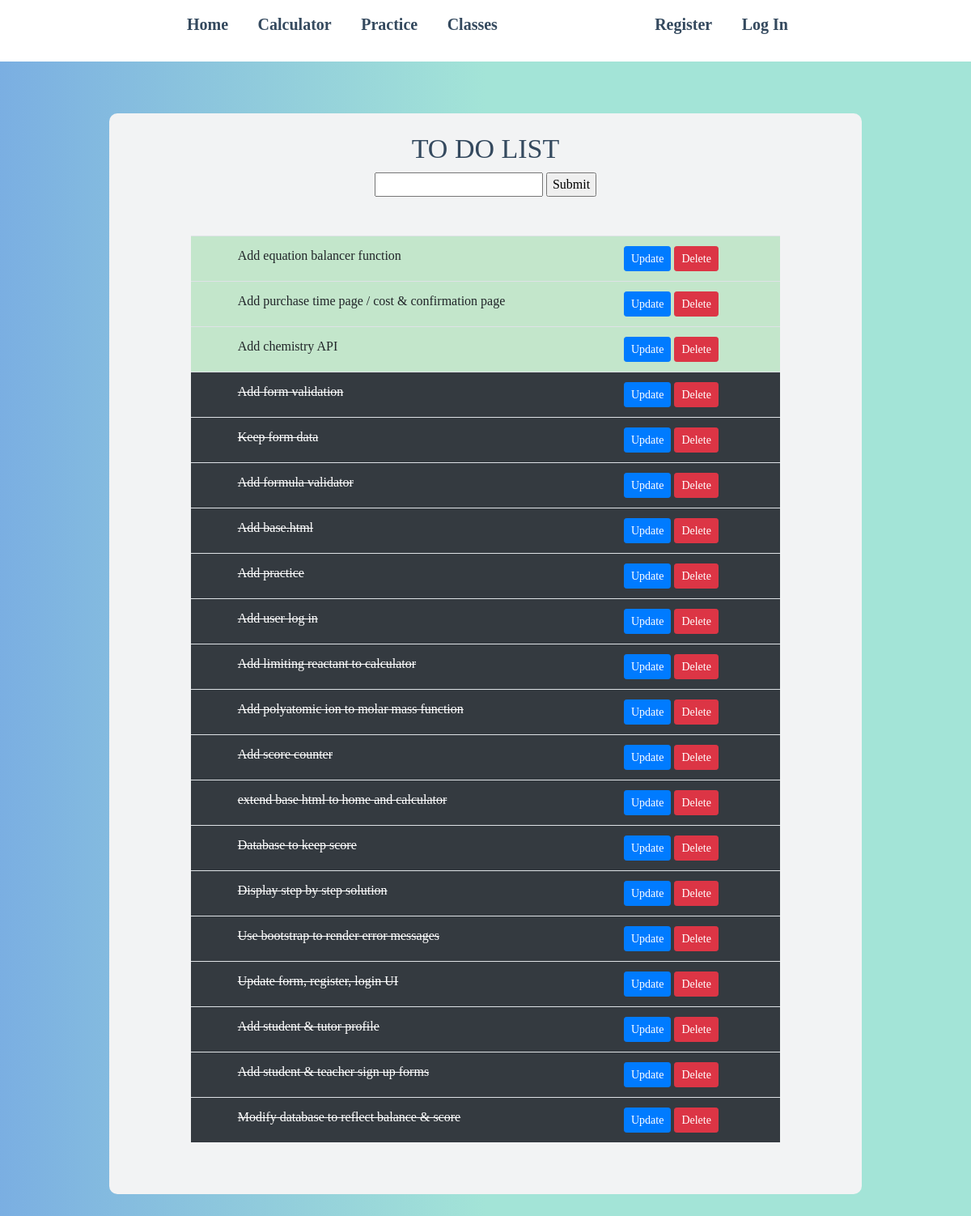
The page / on the database its author committed.
### todo/models.py (models this page shows)
class Tasks(models.Model):
    title = models.CharField(max_length=200)
    complete = models.BooleanField(default=False)
    def __str__(self):
        return self.title

### todo/views.py (the view)
# urls.py: 2. Add a URL to urlpatterns:  path('', views.home, name='home')
def home(request):
    task_completed = Tasks.objects.filter(complete=True)
    tasks = Tasks.objects.filter(complete=False)
    form = TaskForm()
    if request.method == "POST":
        form = TaskForm(request.POST)
        if form.is_valid():
            form.save()
            return redirect('/')
    context = {'tasks':tasks, 'form':form, 'task_completed': task_completed}
    return render(request, 'todo/home.html', context)

### todo/forms.py
class TaskForm(forms.ModelForm):
    class Meta:
        model = Tasks
        fields = '__all__'

### todo/templates/todo/home.html (shortened to what this page needs)
{% extends 'todo/base.html' %}
{% block content %}
    <h2>TO DO LIST</h2>
    <div class="col-md-10 mx-auto">
    <form method="POST" action="">
        {{form.title}}
        <input type="submit" name="add-task">
    </form>
    <table class="table mt-5">
    {% for tasks in tasks %}
    <tr>
        <th class="table-success">
            <div class="row">
            <div class="col-md-6 mx-auto text-left font-weight-normal">{{tasks}}</div>
            <div class="col-md-3 mx-auto"><a class="btn btn-primary btn-sm" href="{% url 'update-task' tasks.id %}">Update</a>
            <a class="btn btn-danger btn-sm" href="{% url 'delete-task' tasks.id %}">Delete</a></div>
            </div>
        </th>
    </tr>
    {% endfor %}
    {% for tasks in task_completed %}
    <tr>
        <th class="table-dark">
            <div class="row">
                <div class="col-md-6 mx-auto text-left font-weight-normal"><strike>{{tasks}}</strike></div>
            <div class="col-md-3 mx-auto"><a class="btn btn-primary btn-sm" href="{% url 'update-task' tasks.id %}">Update</a>
            <a class="btn btn-danger btn-sm" href="{% url 'delete-task' tasks.id %}">Delete</a></div>
            </div>
        </th>
    </tr>
    {% endfor %}
    </table>
    </div>
{% endblock %}

### todo/templates/todo/base.html (shortened to what this page needs)
<!DOCTYPE html>
<html lang="en">
<head>
    <link rel="stylesheet" href="https://stackpath.bootstrapcdn.com/bootstrap/4.5.0/css/bootstrap.min.css">
</head>
<body>
<header>
    <nav>
        <ul class="nav_links">
            <li><a class="left" href="{% url 'home' %}">Home</a></li>
            <li><a class="left" href="{% url 'calculator' %}">Calculator</a></li>
            <li><a class="left" href="{% url 'practice' %}">Practice</a></li>
            <li><a class="left" href="{% url 'view-class' %}">Classes</a></li>
        </ul>
    </nav>
    <nav>
        <ul class="nav_links">
            {% if user.is_authenticated %}
            <li><a class="right" href="{% url 'dashboard' %}">Dashboard</a></li>
            <li><a class="right" href="{% url 'logout' %}">Logout</a></li>
            {% else %}
            <li><a href="{% url 'register' %}">Register</a></li>
            <li><a href="{% url 'login' %}">Log In</a></li>
            {% endif %}
        </ul>
    </nav>
</header>
    <div class="container">
        <div class="content">
            {% block content %} {% endblock %}
        </div>
    </div>
</body>
</html>

### todo/templates/todo/base.html (style rules this page uses)
body { background: rgb(100,161,221); background: linear-gradient(90deg, rgba(100,161,221,0.8547794117647058) 0%, rgba(163,228,215,1) 50%); }
.container { width:80%; margin: auto; margin-top: 4em; margin-bottom: 4em; }
.content { background: #F2F3F4 ; font-family: Verdana; text-align: center; line-height: 1.5 em; padding: 10px; margin: 10px 0px; border-radius: 10px; padding-top: 1.5em; padding-bottom: 3em; }
.content h2 { color: #34495E; font-family: Verdana; font-size: 34px; text-transform: uppercase; }
* { box-sizing: border-box; }
header li, header a { font-family: Verdana; font-size: 20px; color: #34495E; text-decoration: none; font-weight: bold; }
header { background: white; display: flex; justify-content: space-between; align-items: center; padding: 15px 17.5%; margin-top: 0px; margin-left: -35px; margin-right: 0px; }
.nav_links { list-style: none; }
.nav_links li { display: inline-block; padding: 0px 16px; }
.nav_links li a { transition: all 0.3s ease 0s; }

### rows shown on the page
Tasks: title "Add equation balancer function"
Tasks: title "Add purchase time page / cost & confirmation page"
Tasks: title "Add chemistry API"
Tasks: title "Add form validation"
Tasks: title "Keep form data"
Tasks: title "Add formula validator"
Tasks: title "Add base.html"
Tasks: title "Add practice"
Tasks: title "Add user log in"
Tasks: title "Add limiting reactant to calculator"
Tasks: title "Add polyatomic ion to molar mass function"
Tasks: title "Add score counter"
Tasks: title "extend base html to home and calculator"
Tasks: title "Database to keep score"
Tasks: title "Display step by step solution"
Tasks: title "Use bootstrap to render error messages"
Tasks: title "Update form, register, login UI"
Tasks: title "Add student & tutor profile"
Tasks: title "Add student & teacher sign up forms"
Tasks: title "Modify database to reflect balance & score"
